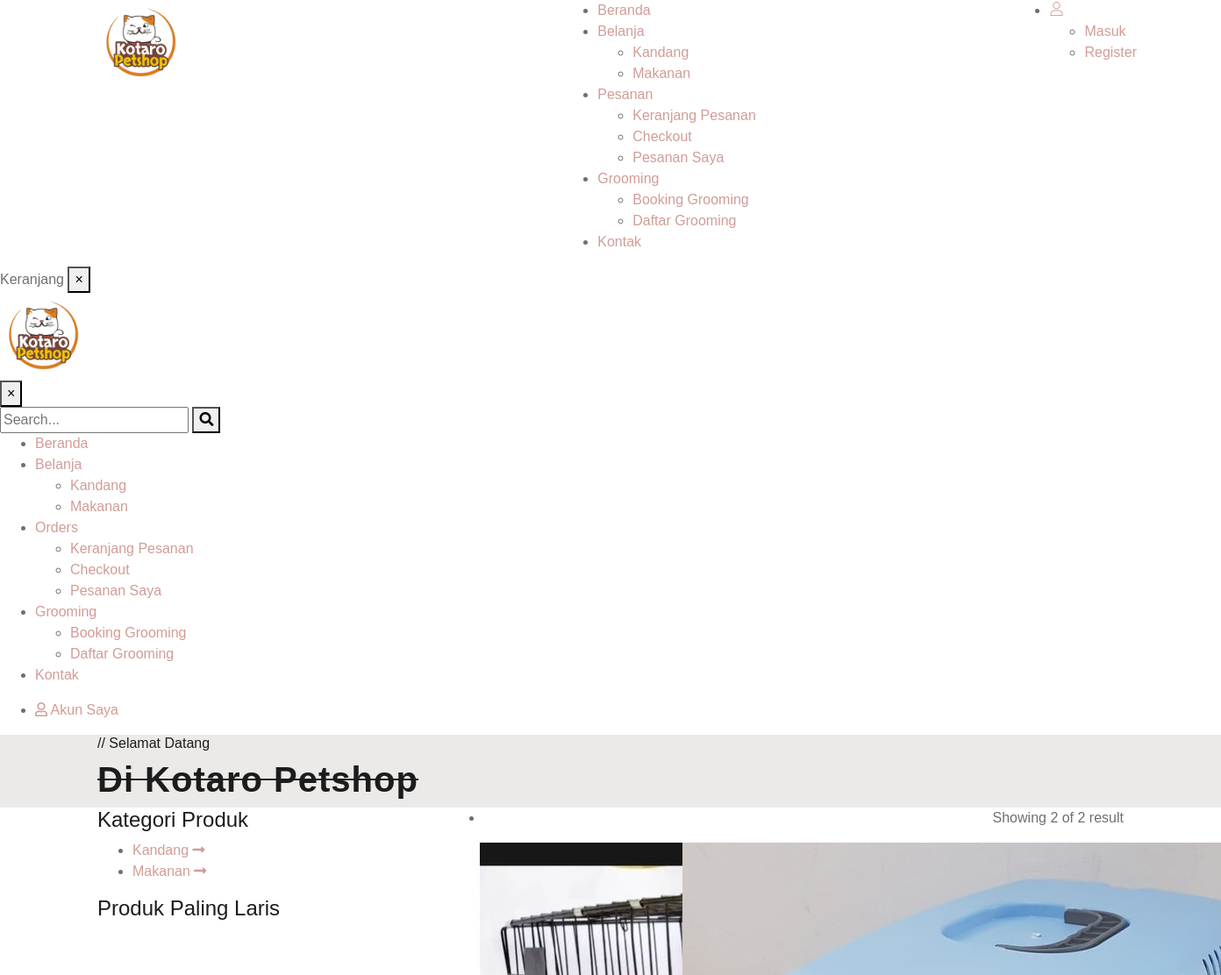
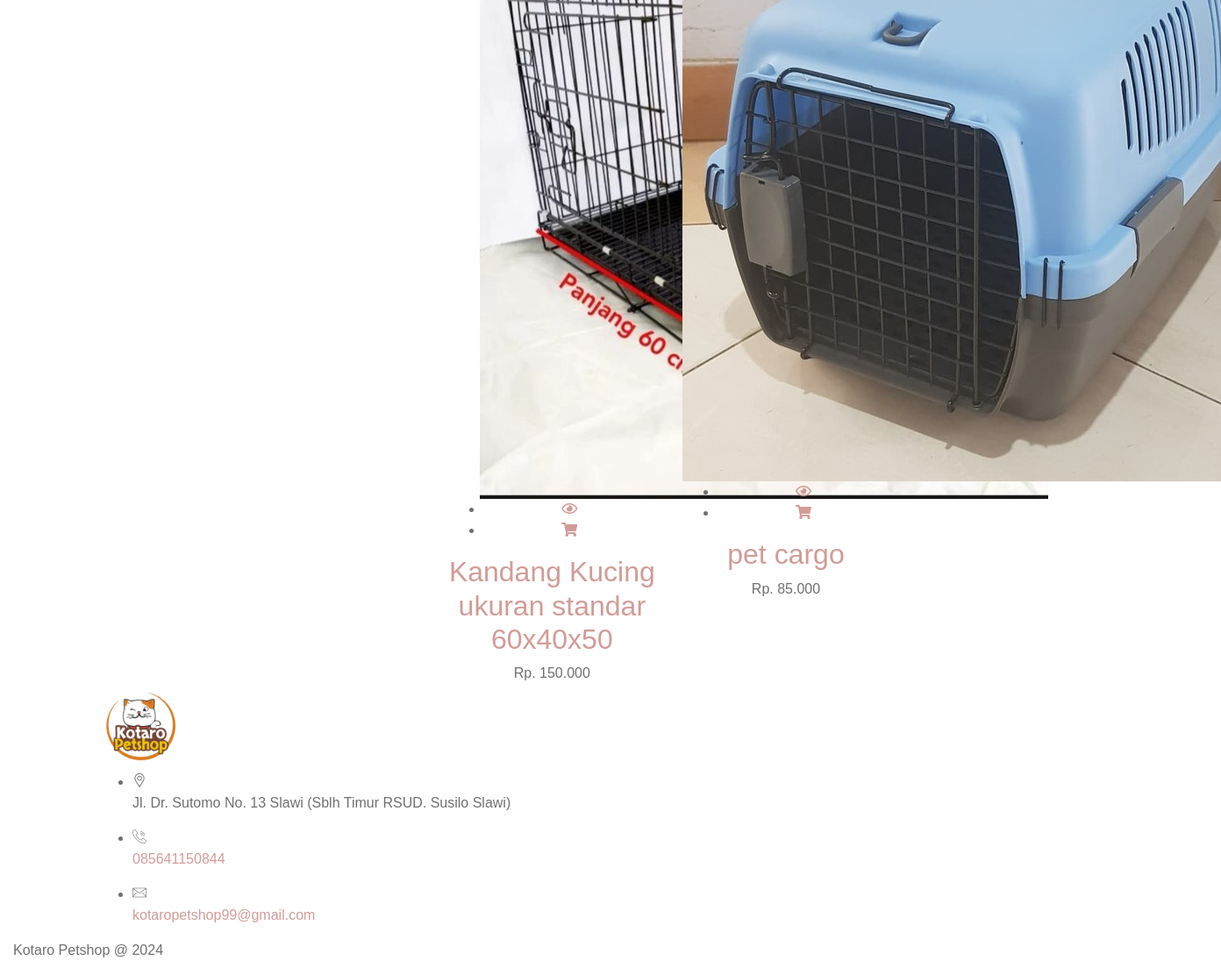
/shop/1, run on the app's committed database (2 pictures, top to bottom).
### tables this page shows
CREATE TABLE `kategori` (
  `id` int(11) NOT NULL,
  `kategori` varchar(100) NOT NULL,
  `createdAt` timestamp NOT NULL DEFAULT current_timestamp(),
  `updatedAt` timestamp NULL DEFAULT NULL ON UPDATE current_timestamp()
);

CREATE TABLE `barang` (
  `id` int(11) NOT NULL,
  `kategori_id` int(11) NOT NULL,
  `nama_barang` varchar(100) NOT NULL,
  `deskripsi` text DEFAULT NULL,
  `harga` int(11) NOT NULL,
  `stok` int(7) NOT NULL DEFAULT 0,
  `createdAt` timestamp NOT NULL DEFAULT current_timestamp(),
  `updatedAt` timestamp NULL DEFAULT NULL ON UPDATE current_timestamp()
);

CREATE TABLE `gambar` (
  `id` int(11) NOT NULL,
  `idBarang` int(11) NOT NULL,
  `gambar` text NOT NULL,
  `createdAt` timestamp NOT NULL DEFAULT current_timestamp(),
  `updatedAt` timestamp NULL DEFAULT NULL ON UPDATE current_timestamp()
);

### application/views/frontend/shop.php (the view, shortened to what the rows shown need)
<div class="ltn__product-area ltn__product-gutter">
	<div class="container">
		<div class="row">
			<div class="col-lg-8 order-lg-2 mb-120">
				<div class="ltn__shop-options">
					<ul>
						<li>
							<div class="showing-product-number text-right">
								<span> <?= 'Showing ' . count($products) . ' of ' . $total_rows . ' result'; ?></span>
							</div>
						</li>
					</ul>
				</div>
				<div class="tab-content">
					<div class="tab-pane fade active show" id="liton_product_grid">
						<div class="ltn__product-tab-content-inner ltn__product-grid-view">
							<div class="row">
								<?php foreach ($products as $product) : ?>
									<div class="col-xl-4 col-sm-6 col-6">
										<div class="ltn__product-item ltn__product-item-3 text-center">
											<div class="product-img">
												<a href="<?= base_url('detail/' . $product->id); ?>"><img src="<?= base_url('upload/gambar/' . gambar($product->id)); ?>" alt="<?= $product->nama_barang; ?>"></a>
												<div class="product-hover-action">
													<ul>
														<li>
															<a href="#" title="Quick View" data-toggle="modal" data-target="<?= '#quick_view_modal_' . $product->id; ?>">
																<i class="far fa-eye"></i>
															</a>
														</li>
														<?php if ($product->stok > 0) : ?>
															<li>
																<a href="#" title="Add to Cart" data-toggle="modal" onclick="addToCart(`<?= $product->id; ?>`, <?= $product->stok; ?>, 'no_cek')">
																	<i class="fas fa-shopping-cart"></i>
																</a>
															</li>
														<?php endif; ?>
													</ul>
												</div>
											</div>
											<div class="product-info">
												<h2 class="product-title"><a href="<?= base_url('detail/' . $product->id); ?>"><?= $product->nama_barang; ?></a></h2>
												<div class="product-price">
													<span><?= 'Rp. ' . number_format($product->harga, 0, ',', '.'); ?></span>
												</div>
											</div>
										</div>
									</div>
								<?php endforeach; ?>
							</div>
						</div>
					</div>
				</div>
			</div>
			<div class="col-lg-4 mb-120">
				<aside class="sidebar ltn__shop-sidebar">
					<div class="widget ltn__menu-widget">
						<ul>
							<?php foreach ($kategori as $kat) : ?>
								<li class="<?= ($kat->id == $kategori_id) ? 'product-price' : ''; ?>"><a href="<?= base_url('shop/') . $kat->id; ?>"><?= $kat->kategori; ?> <span><i class="fas fa-long-arrow-alt-right"></i></span></a></li>
							<?php endforeach; ?>
						</ul>
					</div>
				</aside>
			</div>
		</div>
	</div>
</div>

### application/views/frontend/index.php (shortened to what the rows shown need)
<!doctype html>
<html lang="en">
<head>
    <link rel="stylesheet" href="<?= base_url(); ?>assets/user/css/font-icons.css">
    <link rel="stylesheet" href="<?= base_url(); ?>assets/user/css/plugins.css">
    <link rel="stylesheet" href="<?= base_url(); ?>assets/user/css/style.css">
    <link rel="stylesheet" href="<?= base_url(); ?>assets/user/css/responsive.css">
    <link rel="stylesheet" href="<?= base_url(); ?>assets/plugins/toastr/toastr.min.css">
</head>
<body>
    <div class="wrapper">
        <header class="ltn__header-area ltn__header-5 ltn__header-transparent gradient-color-2">
            <div class="ltn__header-middle-area ltn__header-sticky ltn__sticky-bg-black plr--9---">
                <div class="container">
                    <div class="row">
                        <div class="col header-menu-column menu-color-white">
                            <div class="header-menu d-none d-xl-block">
                                <nav>
                                    <div class="ltn__main-menu">
                                        <ul>
                                            <li class="menu-icon"><a href="#">Belanja</a>
                                                <ul>
                                                    <?php foreach ($this->kategori as $kat) : ?>
                                                        <li><a href="<?= base_url('shop/') . $kat->id; ?>"><?= $kat->kategori; ?></a></li>
                                                    <?php endforeach; ?>
                                                </ul>
                                            </li>
                                        </ul>
                                    </div>
                                </nav>
                            </div>
                        </div>
                    </div>
                </div>
            </div>
        </header>
        <?php $this->load->view('frontend/nav_mobile'); ?>
        <div class="ltn__breadcrumb-area ltn__breadcrumb-area-2 ltn__breadcrumb-color-white bg-overlay-theme-black-90 bg-image plr--9---" data-bg="<?= base_url(); ?>assets/image/banner.jpg">
            <div class="container">
                <div class="row">
                    <div class="col-lg-12">
                        <div class="ltn__breadcrumb-inner ltn__breadcrumb-inner-2 justify-content-between">
                            <div class="section-title-area ltn__section-title-2">
                                <h1 class="section-title white-color">Di Kotaro Petshop</h1>
                            </div>
                        </div>
                    </div>
                </div>
            </div>
        </div>
        <?php $this->load->view($page); ?>
    </div>
</body>
</html>

### application/views/frontend/nav_mobile.php (shortened to what the rows shown need)
<div id="ltn__utilize-mobile-menu" class="ltn__utilize ltn__utilize-mobile-menu">
    <div class="ltn__utilize-menu-inner ltn__scrollbar">
        <div class="ltn__utilize-menu">
            <ul>
                <li><a href="#">Belanja</a>
                    <ul class="sub-menu">
                        <?php foreach ($this->kategori as $kat) : ?>
                            <li><a href="<?= base_url('shop/') . $kat->id; ?>"><?= $kat->kategori; ?></a></li>
                        <?php endforeach; ?>
                    </ul>
                </li>
            </ul>
        </div>
    </div>
</div>

### data on the page
kategori: kategori "Kandang"
kategori: kategori "Makanan"
barang: id "2", nama_barang "Kandang Kucing ukuran standar 60x40x50", harga "150.000"
barang: id.gambar (picture), nama_barang "pet cargo", harga "85.000"

### other printed values
count($products) "2"
